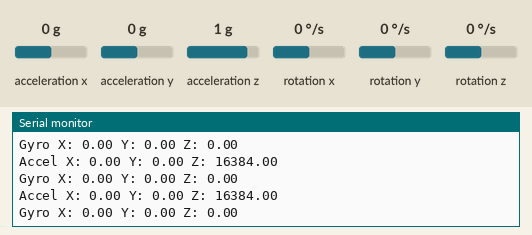
This sketch was run on a simulated Arduino Uno, built with avr-gcc and run on an emulated ATmega328P. On the bench: the last lines printed to the serial monitor. The test bench sets the inputs (shaded band); at power-on: acceleration x 0 g, acceleration y 0 g, acceleration z 1 g, rotation x 0 °/s, rotation y 0 °/s, rotation z 0 °/s.

Above: at 1.2 s.
1.3 s: acceleration x set to -1.4 g
At 1.86 s:
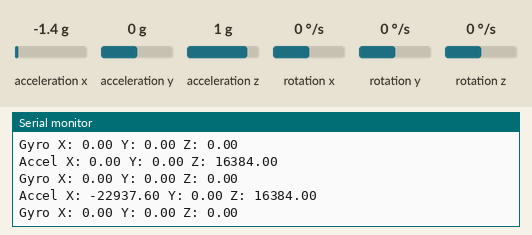
2.8 s: acceleration y set to -1.4 g
At 3.4 s:
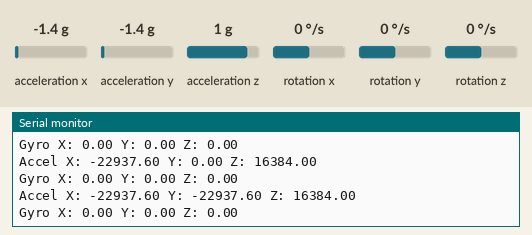
4.3 s: acceleration z set to -1.4 g
At 4.94 s:
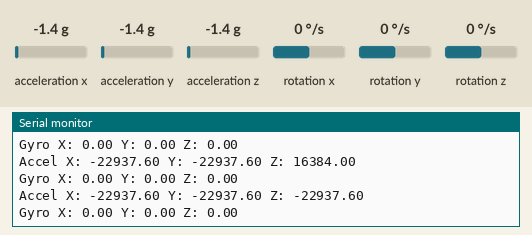
5.8 s: rotation x set to -192 °/s
At 6.49 s:
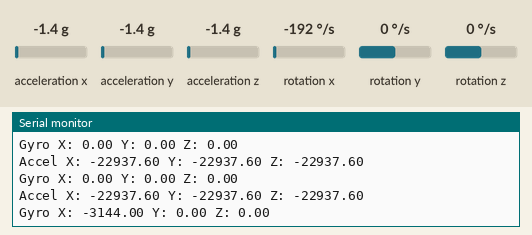
7.3 s: rotation y set to -192 °/s
At 7.53 s:
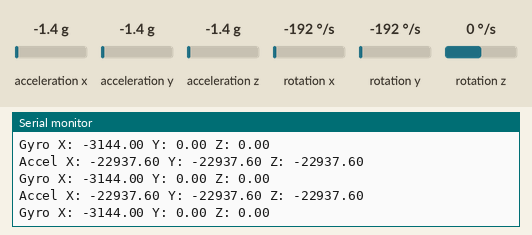

The sketch:

main.ino
```cpp
#include <Wire.h>
#include <MPU6050.h>

MPU6050 mpu;

void setup() {
  Serial.begin(9600);
  Wire.begin();

  // Initialize the MPU6050 sensor
  if (!mpu.begin(MPU6050_SCALE_2000DPS, MPU6050_RANGE_2G)) {
    Serial.println("MPU6050 not detected. Check connections!");
    while (1);
  }

  Serial.println("MPU6050 Ready");
}

void loop() {
  // Read acceleration and gyroscope data
  Vector rawAccel = mpu.readRawAccel();
  Vector rawGyro = mpu.readRawGyro();

  // Display results on Serial Monitor
  Serial.print("Accel X: "); Serial.print(rawAccel.XAxis);
  Serial.print(" Y: "); Serial.print(rawAccel.YAxis);
  Serial.print(" Z: "); Serial.println(rawAccel.ZAxis);

  Serial.print("Gyro X: "); Serial.print(rawGyro.XAxis);
  Serial.print(" Y: "); Serial.print(rawGyro.YAxis);
  Serial.print(" Z: "); Serial.println(rawGyro.ZAxis);

  delay(500); // Wait for 0.5 seconds before reading again
}
```

Measured:
- after the input at 1.3 s, the serial monitor: prints a new line after 0.23 s (image 1)
- after the input at 2.8 s, the serial monitor: prints a new line after 0.26 s (image 2)
- after the input at 4.3 s, the serial monitor: prints a new line after 0.30 s (image 3)
- after the input at 5.8 s, the serial monitor: prints a new line after 0.40 s (image 4)
